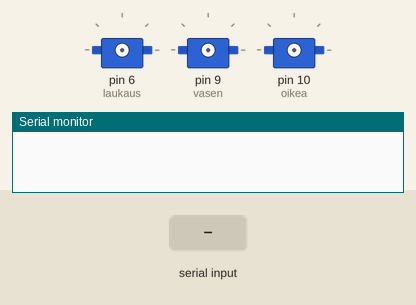
This sketch was run on a simulated Arduino Uno, built with avr-gcc and run on an emulated ATmega328P. On the bench: 3 × servo, the last lines printed to the serial monitor. The test bench sets the inputs (shaded band).

Above: at 1.2 s.
1.3 s: "W" received over Serial
At 2.2 s:
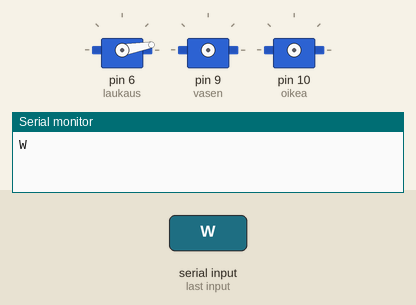
4.3 s: "F" received over Serial
At 4.9 s:
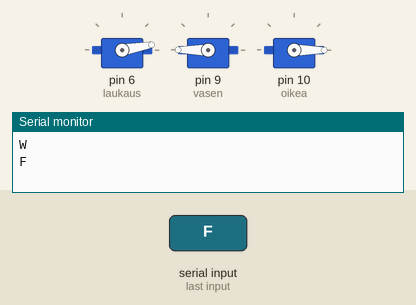
5.8 s: "B" received over Serial
At 6.1 s:
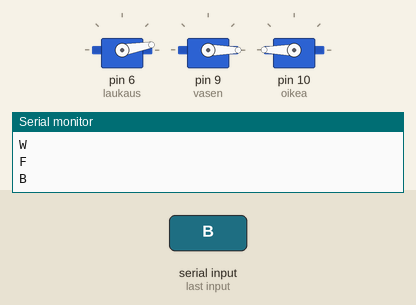
7.3 s: "L" received over Serial
At 8.5 s:
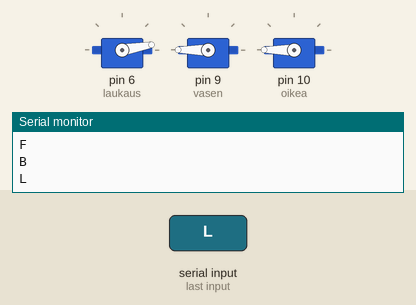
8.8 s: "R" received over Serial
At 9.7 s:
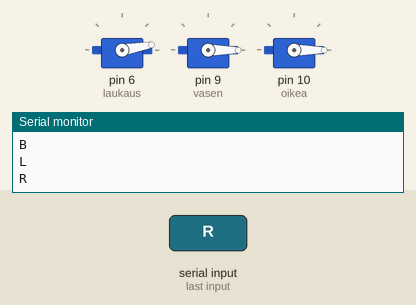
Timing chart, 0 to 11.8 s (numbered marks = the images above; inputs shaded):
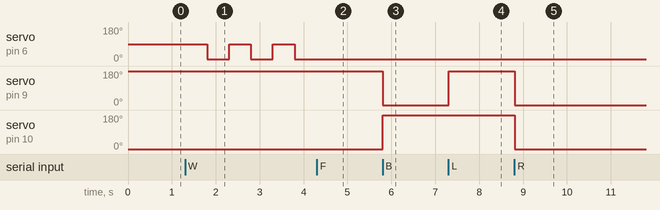

Measured:
- after the input at 1.3 s, servo on pin 6 (laukaus): alternates 90° for 0.50 s and 10° for 0.50 s, starting after 0.50 s
- after the input at 4.3 s, servo on pin 6 (laukaus): stays 10° (without the input it goes to 90° after 0.00 s)
- after the input at 5.8 s, servo on pin 9 (vasen): 180° → 0° at once; servo on pin 10 (oikea): 0° → 180° at once
- after the input at 7.3 s, servo on pin 9 (vasen): 0° → 180° at once
- after the input at 8.8 s, servo on pin 9 (vasen), servo on pin 10 (oikea): 180° → 0° at once

The sketch:

tank_3d_design.ino
```cpp
#include <Servo.h>

char dataIn='S';char determinant;char det;int vel = 0; //Bluetooth Stuff
int ohjaus = 0, pos_alusta = 0, pos_tykki = 0;
Servo alusta, tykki, vasen, oikea, laukaus; //Servos


void setup(){
Serial.begin(9600);
}

void loop(){
  det = check();
  /* Moves the tank tracks until the button
     corresponding to X is pressed. After the button
     press the tank switches controls to turret*/
  if (det == 'F') // F, move forward
    { if (ohjaus == 0){
        vasen.attach(9);
        oikea.attach(10);
        vasen.write(180);
        oikea.write(0);
        det = check();}
      else {
        if (pos_tykki < 80){
        tykki.attach(5);
        pos_tykki++;
        tykki.write(pos_tykki);
        delay(20);
        det = check();
  }
        }
      }


  if (det == 'B') // B, move backward
    { if (ohjaus == 0){
        vasen.attach(9);
        oikea.attach(10);
        vasen.write(0);
        oikea.write(180);
        det = check();}
      else {
        if (pos_tykki > 30 ){
          tykki.attach(5);
          pos_tykki--;
          tykki.write(pos_tykki);
          delay(20);
          det = check();
  }
     }
    }

  if (det == 'L') // L, move wheels left
    { if (ohjaus == 0){
        vasen.attach(9);
        oikea.attach(10);
        vasen.write(180);
        oikea.write(180);
        det = check();}
      else  {
        if (pos_alusta < 180){
          alusta.attach(3);
          pos_alusta++;
          alusta.write(pos_alusta);
          delay(20);
          det = check();
      }
      }
    }

  if (det == 'R') // R, move wheels right
    { if (ohjaus == 0){
        vasen.attach(9);
        oikea.attach(10);
        oikea.write(0);
        vasen.write(0);
        det = check();}
      else {
        if (pos_alusta > 5){
          alusta.attach(3);
          pos_alusta--;
          alusta.write(pos_alusta);
          delay(20);
          det = check();
      }
      }
    }

  //Stops the movement
  if (det == 'S') // S, stop
  { vasen.detach();
    oikea.detach();
    alusta.detach();
    tykki.detach();
    laukaus.detach();
    det = check();}

  //Toggles the turret controls
  while (det == 'X')
  { ohjaus = 1;
    det = check();}

  //Toggles the tracks
  while (det == 'x'){
    ohjaus = 0;
    det = check();
    }

  //Fires the cannon
  while (det == 'W'){
    laukaus.attach(6);
    laukaus.write(90);
    delay(500);
    laukaus.write(10);
    delay(500);
    det = check();
  }
}


//Checks what button is pressed and returns it
int check()
{if (Serial.available() > 0) {dataIn = Serial.read();
Serial.println(dataIn);
if (dataIn == 'F'){determinant = 'F';}
else if (dataIn == 'B'){determinant = 'B';}else if (dataIn == 'L'){determinant = 'L';}
else if (dataIn == 'R'){determinant = 'R';}else if (dataIn == 'I'){determinant = 'I';}
else if (dataIn == 'J'){determinant = 'J';}else if (dataIn == 'G'){determinant = 'G';}
else if (dataIn == 'H'){determinant = 'H';}else if (dataIn == 'S'){determinant = 'S';}
else if (dataIn == '0'){vel = 400;}else if (dataIn == '1'){vel = 380;}
else if (dataIn == '2'){vel = 340;}else if (dataIn == '3'){vel = 320;}
else if (dataIn == '4'){vel = 280;}else if (dataIn == '5'){vel = 240;}
else if (dataIn == '6'){vel = 200;}else if (dataIn == '7'){vel = 160;}
else if (dataIn == '8'){vel = 120;}else if (dataIn == '9'){vel = 80;}
else if (dataIn == 'q'){vel = 40;}else if (dataIn == 'U'){determinant = 'U';}
else if (dataIn == 'u'){determinant = 'u';}else if (dataIn == 'W'){determinant = 'W';}
else if (dataIn == 'w'){determinant = 'w';}else if (dataIn == 'X'){determinant = 'X';}
else if (dataIn == 'x'){determinant = 'x';}}return determinant;}
```
